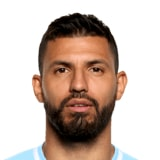
#> input picture Jogadores/Atacante/aguero.jpg, 160 x 160 px
$ python -i filter.py   (imports and definitions only)
#> lines starting #> are read from the running program, lines starting #| are printed output that depends on the picture
'''
Authors
Lucas Yudi Sugi 				Numero USP: 9293251
Ricardo França Fernandes do Vale 	        Numero USP: 9293477

Discipline
SCC 0251 - Processamento de Imagens - 2018/1o sem - Prof. Moacir Ponti

Title
Apply the resize in an image
'''

# -*- coding: utf-8 -*-

import numpy as np
import imageio

#Size of mean filter applied in smoothing
sizeMeanFilter = 3

#Size of sobel filter applied in sharpening
sizeSobelFilter = 3

#Size of log filter applied in sharpening
sizeLogFilter = 3

#Sigma used in Log
sigmaLog = 1.6

#Parameter that is used in gamma adjustment
gamma = 0.7

#Parameter that us used in highBoost
highBoostParameter = 2

'''
Improve the enhancement of image and convert to grayscale using histogram equalizing
img: Image that we want to calculate
'''
# [43 lines left out: function histogramEqualizing, not called in this run]

'''
Improve the enhancement of image using gamma adjustment
img: Image that we want to enhancement
'''
# [9 lines left out: function gammaAdjustment, not called in this run]

'''
Apply the convolution in an image
img: Image that it will be used for convolution
mask: Matrix with the mask that will be used for convolution
'''
def convolution(img,mask):

    #Extrac color channel
    imgR = img[:,:,0]
    imgG = img[:,:,1]
    imgB = img[:,:,2]

    #Image in frequency domain
    imgR = np.fft.fft2(imgR)
    imgG = np.fft.fft2(imgG)
    imgB = np.fft.fft2(imgB)

    #Filter in frequency domain
    mask = np.fft.fft2(mask)

    #Apply the convolution
    imgR = np.multiply(mask,imgR)
    imgG = np.multiply(mask,imgG)
    imgB = np.multiply(mask,imgB)

    #Get the real part
    imgR = np.real(np.fft.ifft2(imgR))
    imgG = np.real(np.fft.ifft2(imgG))
    imgB = np.real(np.fft.ifft2(imgB))

    #Normalizing
    imgR = np.uint8(((imgR-imgR.min())/(imgR.max()-imgR.min()))*255)
    imgG = np.uint8(((imgG-imgG.min())/(imgG.max()-imgG.min()))*255)
    imgB = np.uint8(((imgB-imgB.min())/(imgB.max()-imgB.min()))*255)

    #Image with result
    imgResult = np.zeros([img.shape[0],img.shape[1],3],dtype=np.uint8)
    imgResult[:,:,0] = imgR
    imgResult[:,:,1] = imgG
    imgResult[:,:,2] = imgB

    return imgResult

'''
Smoothing the image with mean filter
img: Image that will be smoothed
'''
def smoothing(img):

    #Dimension of image
    M = img.shape[0]
    N = img.shape[1]

    #Creating mean filter
    meanFilter = np.zeros([M,N])
    for i in range(sizeMeanFilter):
        for j in range(sizeMeanFilter):
            meanFilter[i][j] = 1/(sizeMeanFilter*sizeMeanFilter)

    return convolution(img,meanFilter)

'''
Apply the equation of log
x: Coordinate 'x' that we use for calculate log
y: Coordinate 'y' that we use for calculate log
'''
def log(x,y):
    return (-1/(np.pi*np.power(sigmaLog,4))) * (1-((np.power(x,2)+np.power(y,2))/(2*np.power(sigmaLog,2))))* (np.exp((-np.power(x,2)-np.power(y,2))/(2*np.power(sigmaLog,2))))

'''
Sharpening with laplacian of gaussian
img: Image that we use to apply log
'''
# [19 lines left out: function laplacianOfGaussian, not called in this run]

'''
Sharpening with high boost
img: Image that we use to apply high boost
'''
# [10 lines left out: function highBoost, not called in this run]

'''
Sharpening with sobel operator
img: Image that we use to apply the sobel operator
'''
# [24 lines left out: function sobel, not called in this run]

>>> import cv2
>>> picture = cv2.imread('Jogadores/Atacante/aguero.jpg')
#> picture is the input picture: shape (160, 160, 3); mean B, G, R 175.7, 185.1, 202.6
>>> result = smoothing(picture)
#> in convolution, `imgB = img[:,:,2]`:
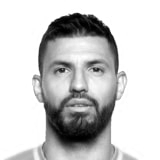
#> imgB: shape (160, 160); min 0, max 255, mean 202.6
#> in convolution, `imgR = np.real(np.fft.ifft2(imgR))`:
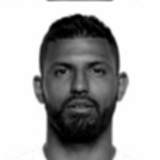
#> imgR: shape (160, 160) float64; min -4.55e-14, max 255, mean 175.7; drawn with min black and max white
#> in convolution, `imgG = np.real(np.fft.ifft2(imgG))`:
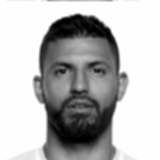
#> imgG: shape (160, 160) float64; min -1.14e-14, max 255, mean 185.1; drawn with min black and max white
#> in convolution, `imgB = np.real(np.fft.ifft2(imgB))`:
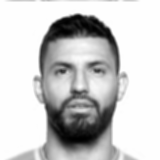
#> imgB: shape (160, 160) float64; min 0.111, max 255, mean 202.6; drawn with min black and max white
#> in convolution, `imgResult[:,:,0] = imgR`:
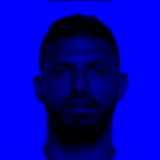
#> imgResult: shape (160, 160, 3); mean of channels 0, 1, 2 175, 0, 0; drawn as B, G, R
#> in convolution, `imgResult[:,:,1] = imgG`:
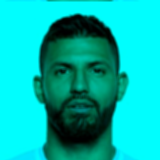
#> imgResult: shape (160, 160, 3); mean of channels 0, 1, 2 175, 184.4, 0; drawn as B, G, R
#> in convolution, `imgResult[:,:,2] = imgB`:
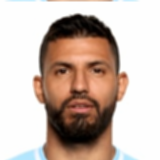
#> imgResult: shape (160, 160, 3); mean of channels 0, 1, 2 175, 184.4, 201.8; drawn as B, G, R

$ run again, on Jogadores/Atacante/aubameyang.jpg
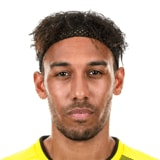
#> input picture Jogadores/Atacante/aubameyang.jpg, 160 x 160 px
#> picture is the input picture: shape (160, 160, 3); mean B, G, R 172, 187.2, 206.9
#> in convolution, `imgB = np.real(np.fft.ifft2(imgB))`:
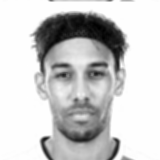
#> imgB: shape (160, 160) float64; min 17.44, max 255, mean 206.9; drawn with min black and max white
#> in convolution, `imgResult[:,:,2] = imgB`:
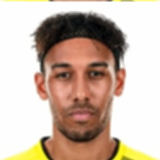
#> imgResult: shape (160, 160, 3); mean of channels 0, 1, 2 169.1, 183.2, 202.7; drawn as B, G, R

$ run again, on Jogadores/Atacante/bale.jpg
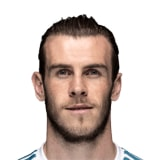
#> input picture Jogadores/Atacante/bale.jpg, 160 x 160 px
#> picture is the input picture: shape (160, 160, 3); mean B, G, R 191.8, 197.3, 210.1
#> in convolution, `imgResult[:,:,1] = imgG`:
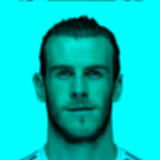
#> imgResult: shape (160, 160, 3); mean of channels 0, 1, 2 190.9, 196.2, 0; drawn as B, G, R
#> in convolution, `imgResult[:,:,2] = imgB`:
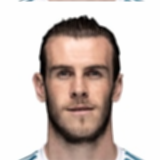
#> imgResult: shape (160, 160, 3); mean of channels 0, 1, 2 190.9, 196.2, 208.6; drawn as B, G, R

$ run again, on Jogadores/Atacante/crespo.jpg
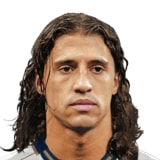
#> input picture Jogadores/Atacante/crespo.jpg, 160 x 160 px
#> picture is the input picture: shape (160, 160, 3); mean B, G, R 148.1, 160.8, 179
#> in convolution, `imgResult[:,:,2] = imgB`:
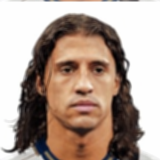
#> imgResult: shape (160, 160, 3); mean of channels 0, 1, 2 146.4, 157.4, 176.4; drawn as B, G, R
